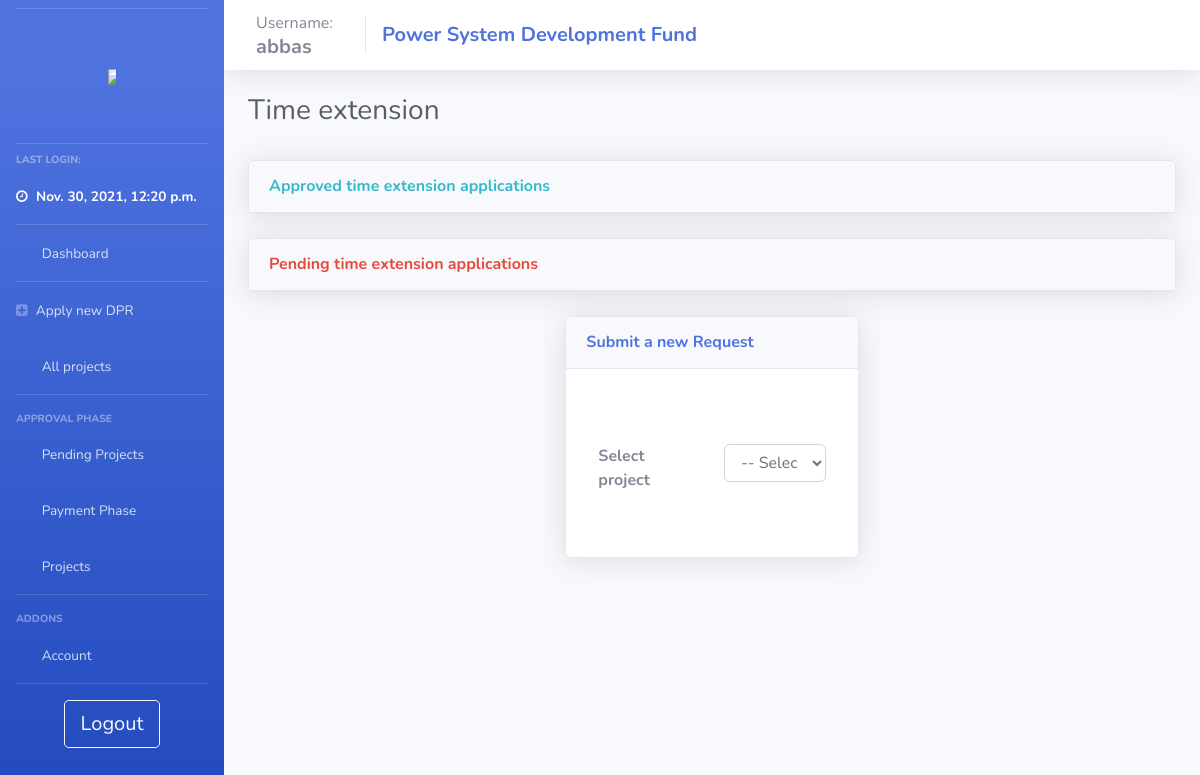
The app's page /apply_ext/ (signed in), older data.
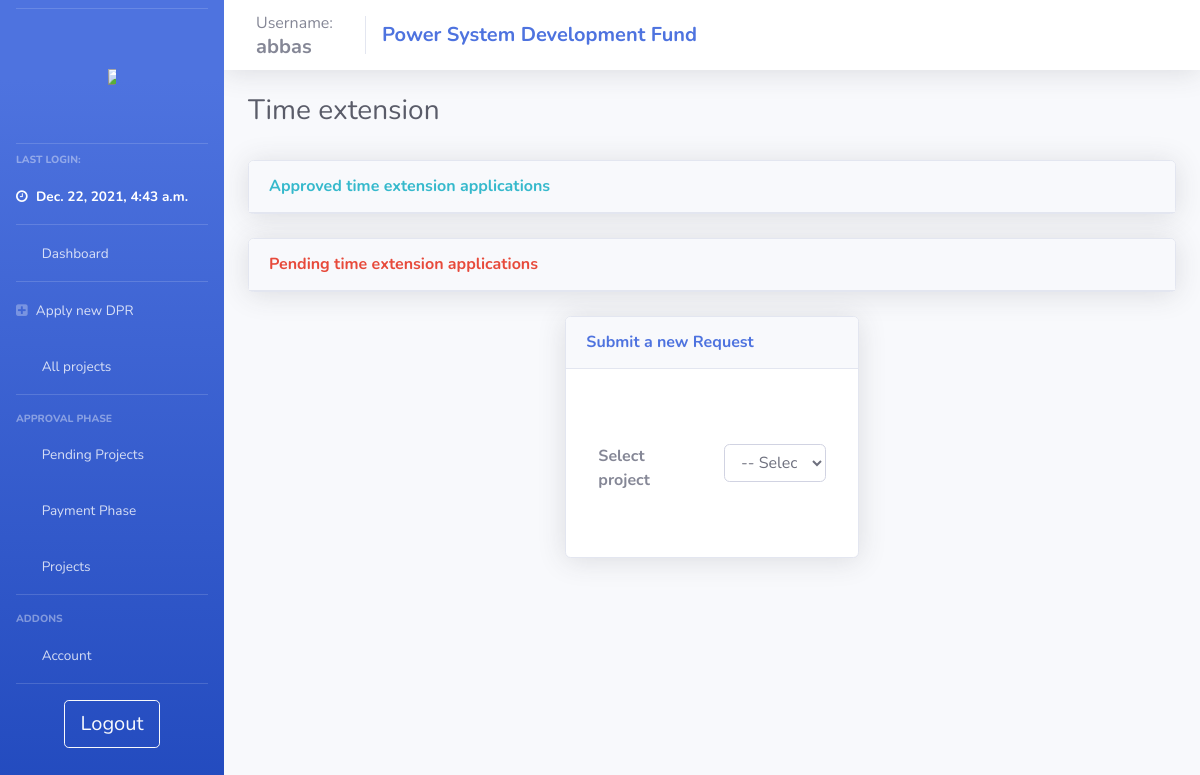
The same page, newer data.
### psdf_main/models.py (models this page shows)
class users(models.Model):
    username = models.CharField(max_length=200, null = False, unique = True)
    password = models.CharField(max_length=200, null = True)
    nodal = models.CharField(max_length=200, null = True)
    region = models.CharField(max_length=20, null = True)
    email = models.TextField(max_length=50, null=True)
    utilname = models.CharField(max_length=400, null = True)
    contact = models.CharField(max_length=10, null = True)
    address = models.CharField(max_length=500, null = True)
    reqdate = models.DateField(auto_now_add=True,null = True)
    aprdate = models.DateField( null = True)
    lastlogin = models.DateTimeField(null = True)
    admin = models.BooleanField(default=False)
    auditor = models.BooleanField(default=False)
    active = models.BooleanField(default=False)
    activate = models.BooleanField(default=False)
    notification = models.TextField(null=True)
    tpd = models.TextField(null=True)

### psdf_main/user_requests.py (the view, shortened to what this page needs)
# urls.py: path('apply_ext/', views.apply_ext, name="apply_ext"),
def apply_ext(request):
    if useronline(request) and not adminonline(request):
        context = full_user_context(request)
        context['pendingext'] = projects.objects.filter(ext__isnull = False, deny=False, userid = getuser(request))
        context['pendingextp'] = projects.objects.filter(extF__isnull = False, deny=False, userid = getuser(request))
        extlist =[]
        for k in context['pendingext']:
            kill = {}
            kill['id'] = k.id
            kill['newid'] = k.newid
            kill['name'] = k.name
            kill['schedule'] = k.schedule
            kill['orischedule'] = k.orischedule
            if not (k.ext == None or k.ext == ''):
                kill['extensions'] = transformext(k.ext)
            else:
                kill['extensions'] = ''
            extlist.append(kill)
        extlistp = []
        context['extlist'] = extlist
        context['pextlist'] = extlistp
        context['projectlist'] = projects.objects.filter(userid = getuser(request), deny=False)
        return render(request, 'psdf_main/_user_extension.html', context)
    else:
        return oops(request)

### psdf_main/helpers.py (called while the page is built)
def useronline(request):
    if (request.session.has_key('user')):
        return True
    else:
        return False

def adminonline(request):
    if (request.session.has_key('user') and request.session.has_key('admin')):
        return True
    else:
        return False

def getuser(request):
    try:
        return users.objects.filter(username = request.session['user'])[:1].get()
    except:
        return oops(request)

def transformext(abc):
    abc1 = abc.split(']*[')
    extensions = []
    p = 1
    for a in abc1:
        lol = a.split('(@)')
        k = {}
        k['uid'] = p
        k['exttime'] = lol[0]
        k['filename'] = lol[1]
        extensions.append(k)
        p = p + 1
    return extensions

### psdf_main/templates/psdf_main/_user_extension.html (shortened to what this page needs)
{% extends 'psdf_main/includes/layout.html'%} {% load custom_tags %} {% load static %} {% block body %}
<div class="row">
    <div class="col-md-4">
        <h1 class="h3 mb-2 text-gray-800">Time extension</h1>
    </div>
    <div class="col-md-2">
    </div>
    <div class="col-md-6">
    </div>
</div>
<br>
{% if not project %}
<div class="row">
    <div class="col-lg-12">
        <div class="card shadow mb-4">
            <a href="#format" class="d-block card-header py-3" data-toggle="collapse" role="button" aria-expanded="true"
                aria-controls="collapseCardExample">
                <h6 class="m-0 font-weight-bold text-info">Approved time extension applications</h6>
            </a>
        </div>
    </div>
</div>
<div class="row">
    <div class="col-lg-12">
        <div class="card shadow mb-4">
            <a href="#forma1" class="d-block card-header py-3" data-toggle="collapse" role="button" aria-expanded="true"
                aria-controls="collapseCardExample">
                <h6 class="m-0 font-weight-bold text-danger">Pending time extension applications</h6>
            </a>
        </div>
    </div>
</div>
<div class="row">
    <div class="col-lg-4 center">
        <div class="card shadow">
            <div class="card-header py-3">
                <h6 class="m-0 font-weight-bold text-primary">Submit a new Request</h6>
            </div>
            <div class="card-body">
                <div class="input-group" style="height:100px">
                    <form action="{% url 'apply_ext' %}" method="POST" class="row" name='projform' id='projform'>
                        <div class="input-group container" style="margin-top:20%">
                            <div class="row">
                                <div class="col-md-4">
                                    <label for="projectid" class="font-weight-bold">Select project</label>
                                </div>
                                <div class="col-md-2"></div>
                                <div class="col-md-6">
                                    <select name="projectid" id="projectid" class="form-control"
                                        onchange="autosubmit()">
                                        <option value="0" class="form-control">-- Select Project from list --</option>
                                    </select>
                                </div>
                            </div>
                        </div>
                    </form>
                </div>
                <br>
            </div><br>
        </div>
    </div>
</div>
{% endif %}
{% endblock %}

### psdf_main/templates/psdf_main/includes/layout.html (shortened to what this page needs)
{% load static %}
<!DOCTYPE html>
<html>
<head>
    <link rel="stylesheet" href="{% static '/css/base.css' %}" type="text/css">
    <link href="{% static 'css/sb-admin-2.min.css' %}" rel="stylesheet" type="text/css">
    <link href="{% static 'vendor1/fontawesome-free/css/all.css' %}" rel="stylesheet" type="text/css">
    <link rel="stylesheet" href="https://cdnjs.cloudflare.com/ajax/libs/font-awesome/4.7.0/css/font-awesome.min.css">
</head>
<body id="page-top">
    <div id="wrapper">
        {% include 'psdf_main/includes/_navbar.html'%}
        <div id="content-wrapper" class="d-flex flex-column">
            <nav class="navbar navbar-expand navbar-light bg-white topbar mb-4 static-top shadow">
                <div class="sidebar-brand-text mx-3">Username:
                    <h5 class="m-0 font-weight-bold">{{user.username}}</h5>
                </div>
                <div class="navbar-brand">
                    <h5 class="m-0 font-weight-bold text-primary">Power System Development Fund</h5>
                </div>
            </nav>
            <div id="content">
                <div class="container-fluid">
                    {% block body %} {% endblock %}
                </div>
            </div>
        </div>
    </div>
</body>
</html>

### psdf_main/templates/psdf_main/includes/_navbar.html (shortened to what this page needs)
{% load static %}
<ul class="navbar-nav bg-gradient-primary sidebar sidebar-dark accordion" id="accordionSidebar">
    <hr class="sidebar-divider my-2"><br>
    <a class="sidebar-brand d-flex align-items-center justify-content-center" href="{% url ''%}">
        <div class="">
            <img src="{% static 'images/posocologo.png' %}" style="max-width:50%; max-height:50%;">
        </div>
    </a>
    <br>
    <hr class="sidebar-divider my-2">
    <div class="sidebar-heading">
        Last Login:
    </div>
    <li class="nav-item active">
        <a class="nav-link" href="/">
            <i class="fa fa-clock-o"></i>
            <span>{{user.lastlogin}}</span></a>
    </li>
    <hr class="sidebar-divider my-0">
    <li class="nav-item">
        <a class="nav-link" href="{% url '' %}">
            <i class="fas fa-fw fa-tachometer-alt"></i>
            <span>Dashboard</span></a>
    </li>
    <hr class="sidebar-divider my-0">
    <li class="nav-item">
        <a class="nav-link" href="{% url 'newdpr' %}">
            <i class="fa fa-plus-square"></i>
            <span>Apply new DPR</span></a>
    </li>
    <li class="nav-item">
        <a class="nav-link" href="{% url 'user_view_all_projs' %}">
            <i class="fas fa-fw fa-project-diagram"></i>
            <span>All projects</span></a>
    </li>
    <hr class="sidebar-divider">
    <div class="sidebar-heading">
        Approval Phase
    </div>
    <li class="nav-item">
        <a class="nav-link collapsed" href="#" data-toggle="collapse" data-target="#collapseTwo" aria-expanded="true" aria-controls="collapseTwo">
            <i class="fas fa-fw fa-cog"></i>
            <span>Pending Projects</span>
        </a>
    </li>
    <li class="nav-item">
        <a class="nav-link collapsed" href="#" data-toggle="collapse" data-target="#collapseThree" aria-expanded="true" aria-controls="collapseThree">
            <i class="fas fa-fw fa-bank"></i>
            <span>Payment Phase</span>
        </a>
    </li>
    <li class="nav-item">
        <a class="nav-link collapsed" href="#" data-toggle="collapse" data-target="#collapseUtilities" aria-expanded="true" aria-controls="collapseUtilities">
            <i class="fas fa-fw fa-wrench"></i>
            <span>Projects</span>
        </a>
    </li>
    <hr class="sidebar-divider">
    <div class="sidebar-heading">
        Addons
    </div>
    <li class="nav-item">
        <a class="nav-link collapsed" href="#" data-toggle="collapse" data-target="#collapsePages" aria-expanded="true" aria-controls="collapsePages">
            <i class="fas fa-fw fa-folder"></i>
            <span>Account</span>
        </a>
    </li>
    <hr class="sidebar-divider d-none d-md-block">
    <div class="text-center d-none d-md-inline">
        <a class="btn btn-lg btn-outline-light btn-wrap-text" href="{% url 'logout' %}"> Logout</a>
    </div>
</ul>

Row changes from the older to the newer data that the page shows:
changed users "abbas": lastlogin "Nov. 30, 2021, 12:20 p.m." → "Dec. 22, 2021, 4:43 a.m."
